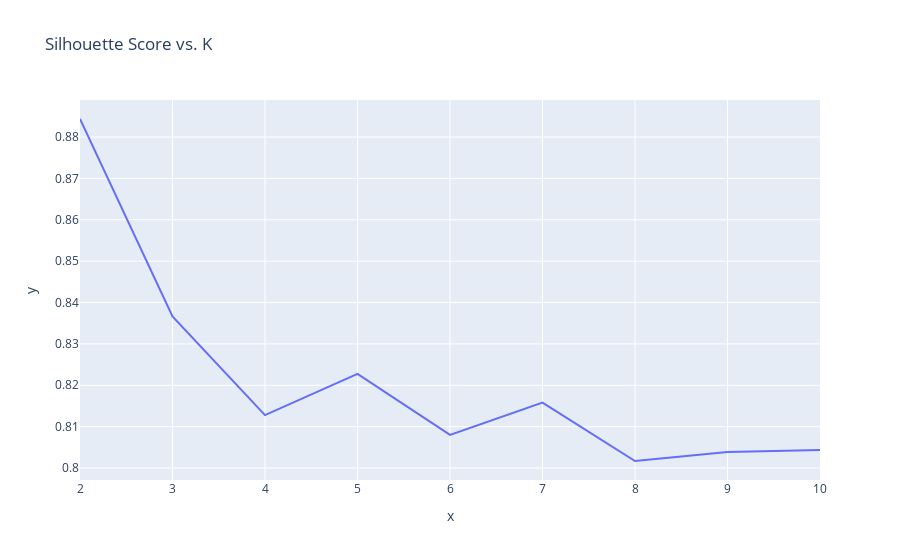

This figure's notebook cell:
### Code cell
px.line(x=list(k_values), y=silhouette_scores, title='Silhouette Score vs. K')

### Figure 1 — Plotly figure (JSON) as saved in the notebook; plotly's stock layout.template omitted (floating-point values rounded to 4 significant figures)
{"data": [{"hovertemplate": "x=%{x}<br>y=%{y}<extra></extra>", "legendgroup": "", "line": {"color": "#636efa", "dash": "solid"}, "marker": {"symbol": "circle"}, "mode": "lines", "name": "", "orientation": "v", "showlegend": false, "type": "scatter", "x": [2, 3, 4, 5, 6, 7, 8, 9, 10], "xaxis": "x", "y": [0.8844, 0.8367, 0.8128, 0.8227, 0.808, 0.8158, 0.8017, 0.8039, 0.8044], "yaxis": "y"}], "layout": {"legend": {"tracegroupgap": 0}, "title": {"text": "Silhouette Score vs. K"}, "xaxis": {"anchor": "y", "domain": [0, 1], "title": {"text": "x"}}, "yaxis": {"anchor": "x", "domain": [0, 1], "title": {"text": "y"}}}}
